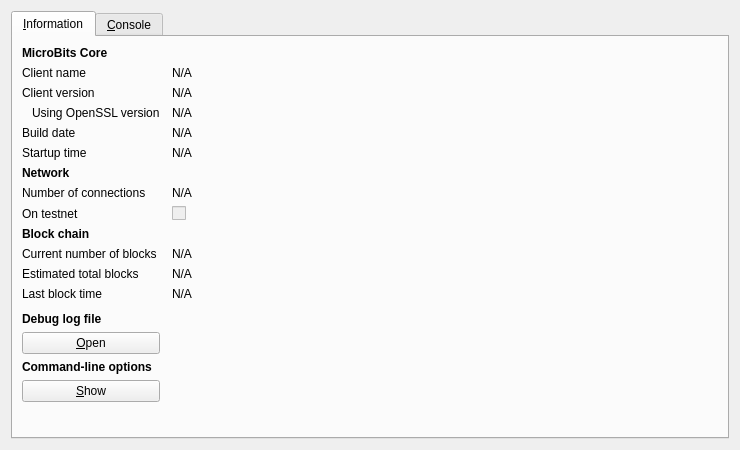
<?xml version="1.0" encoding="UTF-8"?>
<ui version="4.0">
 <class>RPCConsole</class>
 <widget class="QDialog" name="RPCConsole">
  <property name="geometry">
   <rect>
    <x>0</x>
    <y>0</y>
    <width>740</width>
    <height>450</height>
   </rect>
  </property>
  <property name="windowTitle">
   <string>MicroBits - Debug window</string>
  </property>
  <layout class="QVBoxLayout" name="verticalLayout_2">
   <item>
    <widget class="QTabWidget" name="tabWidget">
     <property name="currentIndex">
      <number>0</number>
     </property>
     <widget class="QWidget" name="tab_info">
      <attribute name="title">
       <string>&amp;Information</string>
      </attribute>
      <layout class="QGridLayout" name="gridLayout" columnstretch="0,1">
       <property name="horizontalSpacing">
        <number>12</number>
       </property>
       <item row="0" column="0">
        <widget class="QLabel" name="label_9">
         <property name="font">
          <font>
           <weight>75</weight>
           <bold>true</bold>
          </font>
         </property>
         <property name="text">
          <string>MicroBits Core</string>
         </property>
        </widget>
       </item>
       <item row="1" column="0">
        <widget class="QLabel" name="label_5">
         <property name="text">
          <string>Client name</string>
         </property>
        </widget>
       </item>
       <item row="1" column="1">
        <widget class="QLabel" name="clientName">
         <property name="cursor">
          <cursorShape>IBeamCursor</cursorShape>
         </property>
         <property name="text">
          <string>N/A</string>
         </property>
         <property name="textFormat">
          <enum>Qt::PlainText</enum>
         </property>
         <property name="textInteractionFlags">
          <set>Qt::LinksAccessibleByMouse|Qt::TextSelectableByKeyboard|Qt::TextSelectableByMouse</set>
         </property>
        </widget>
       </item>
       <item row="2" column="0">
        <widget class="QLabel" name="label_6">
         <property name="text">
          <string>Client version</string>
         </property>
        </widget>
       </item>
       <item row="2" column="1">
        <widget class="QLabel" name="clientVersion">
         <property name="cursor">
          <cursorShape>IBeamCursor</cursorShape>
         </property>
         <property name="text">
          <string>N/A</string>
         </property>
         <property name="textFormat">
          <enum>Qt::PlainText</enum>
         </property>
         <property name="textInteractionFlags">
          <set>Qt::LinksAccessibleByMouse|Qt::TextSelectableByKeyboard|Qt::TextSelectableByMouse</set>
         </property>
        </widget>
       </item>
       <item row="3" column="0">
        <widget class="QLabel" name="label_14">
         <property name="text">
          <string>Using OpenSSL version</string>
         </property>
         <property name="indent">
          <number>10</number>
         </property>
        </widget>
       </item>
       <item row="3" column="1">
        <widget class="QLabel" name="openSSLVersion">
         <property name="cursor">
          <cursorShape>IBeamCursor</cursorShape>
         </property>
         <property name="text">
          <string>N/A</string>
         </property>
         <property name="textFormat">
          <enum>Qt::PlainText</enum>
         </property>
         <property name="textInteractionFlags">
          <set>Qt::LinksAccessibleByMouse|Qt::TextSelectableByKeyboard|Qt::TextSelectableByMouse</set>
         </property>
        </widget>
       </item>
       <item row="4" column="0">
        <widget class="QLabel" name="label_12">
         <property name="text">
          <string>Build date</string>
         </property>
        </widget>
       </item>
       <item row="4" column="1">
        <widget class="QLabel" name="buildDate">
         <property name="cursor">
          <cursorShape>IBeamCursor</cursorShape>
         </property>
         <property name="text">
          <string>N/A</string>
         </property>
         <property name="textFormat">
          <enum>Qt::PlainText</enum>
         </property>
         <property name="textInteractionFlags">
          <set>Qt::LinksAccessibleByMouse|Qt::TextSelectableByKeyboard|Qt::TextSelectableByMouse</set>
         </property>
        </widget>
       </item>
       <item row="5" column="0">
        <widget class="QLabel" name="label_13">
         <property name="text">
          <string>Startup time</string>
         </property>
        </widget>
       </item>
       <item row="5" column="1">
        <widget class="QLabel" name="startupTime">
         <property name="cursor">
          <cursorShape>IBeamCursor</cursorShape>
         </property>
         <property name="text">
          <string>N/A</string>
         </property>
         <property name="textFormat">
          <enum>Qt::PlainText</enum>
         </property>
         <property name="textInteractionFlags">
          <set>Qt::LinksAccessibleByMouse|Qt::TextSelectableByKeyboard|Qt::TextSelectableByMouse</set>
         </property>
        </widget>
       </item>
       <item row="6" column="0">
        <widget class="QLabel" name="label_11">
         <property name="font">
          <font>
           <weight>75</weight>
           <bold>true</bold>
          </font>
         </property>
         <property name="text">
          <string>Network</string>
         </property>
        </widget>
       </item>
       <item row="7" column="0">
        <widget class="QLabel" name="label_7">
         <property name="text">
          <string>Number of connections</string>
         </property>
        </widget>
       </item>
       <item row="7" column="1">
        <widget class="QLabel" name="numberOfConnections">
         <property name="cursor">
          <cursorShape>IBeamCursor</cursorShape>
         </property>
         <property name="text">
          <string>N/A</string>
         </property>
         <property name="textFormat">
          <enum>Qt::PlainText</enum>
         </property>
         <property name="textInteractionFlags">
          <set>Qt::LinksAccessibleByMouse|Qt::TextSelectableByKeyboard|Qt::TextSelectableByMouse</set>
         </property>
        </widget>
       </item>
       <item row="8" column="0">
        <widget class="QLabel" name="label_8">
         <property name="text">
          <string>On testnet</string>
         </property>
        </widget>
       </item>
       <item row="8" column="1">
        <widget class="QCheckBox" name="isTestNet">
         <property name="enabled">
          <bool>false</bool>
         </property>
         <property name="text">
          <string/>
         </property>
        </widget>
       </item>
       <item row="9" column="0">
        <widget class="QLabel" name="label_10">
         <property name="font">
          <font>
           <weight>75</weight>
           <bold>true</bold>
          </font>
         </property>
         <property name="text">
          <string>Block chain</string>
         </property>
        </widget>
       </item>
       <item row="10" column="0">
        <widget class="QLabel" name="label_3">
         <property name="text">
          <string>Current number of blocks</string>
         </property>
        </widget>
       </item>
       <item row="10" column="1">
        <widget class="QLabel" name="numberOfBlocks">
         <property name="cursor">
          <cursorShape>IBeamCursor</cursorShape>
         </property>
         <property name="text">
          <string>N/A</string>
         </property>
         <property name="textFormat">
          <enum>Qt::PlainText</enum>
         </property>
         <property name="textInteractionFlags">
          <set>Qt::LinksAccessibleByMouse|Qt::TextSelectableByKeyboard|Qt::TextSelectableByMouse</set>
         </property>
        </widget>
       </item>
       <item row="11" column="0">
        <widget class="QLabel" name="label_4">
         <property name="text">
          <string>Estimated total blocks</string>
         </property>
        </widget>
       </item>
       <item row="11" column="1">
        <widget class="QLabel" name="totalBlocks">
         <property name="cursor">
          <cursorShape>IBeamCursor</cursorShape>
         </property>
         <property name="text">
          <string>N/A</string>
         </property>
         <property name="textFormat">
          <enum>Qt::PlainText</enum>
         </property>
         <property name="textInteractionFlags">
          <set>Qt::LinksAccessibleByMouse|Qt::TextSelectableByKeyboard|Qt::TextSelectableByMouse</set>
         </property>
        </widget>
       </item>
       <item row="12" column="0">
        <widget class="QLabel" name="label_2">
         <property name="text">
          <string>Last block time</string>
         </property>
        </widget>
       </item>
       <item row="12" column="1">
        <widget class="QLabel" name="lastBlockTime">
         <property name="cursor">
          <cursorShape>IBeamCursor</cursorShape>
         </property>
         <property name="text">
          <string>N/A</string>
         </property>
         <property name="textFormat">
          <enum>Qt::PlainText</enum>
         </property>
         <property name="textInteractionFlags">
          <set>Qt::LinksAccessibleByMouse|Qt::TextSelectableByKeyboard|Qt::TextSelectableByMouse</set>
         </property>
        </widget>
       </item>
       <item row="13" column="0">
        <spacer name="verticalSpacer_2">
         <property name="orientation">
          <enum>Qt::Vertical</enum>
         </property>
         <property name="sizeHint" stdset="0">
          <size>
           <width>20</width>
           <height>20</height>
          </size>
         </property>
        </spacer>
       </item>
       <item row="14" column="0">
        <widget class="QLabel" name="labelDebugLogfile">
         <property name="font">
          <font>
           <weight>75</weight>
           <bold>true</bold>
          </font>
         </property>
         <property name="text">
          <string>Debug log file</string>
         </property>
        </widget>
       </item>
       <item row="15" column="0">
        <widget class="QPushButton" name="openDebugLogfileButton">
         <property name="toolTip">
          <string>Open the MicroBits debug log file from the current data directory. This can take a few seconds for large log files.</string>
         </property>
         <property name="text">
          <string>&amp;Open</string>
         </property>
         <property name="autoDefault">
          <bool>false</bool>
         </property>
        </widget>
       </item>
       <item row="16" column="0">
        <widget class="QLabel" name="labelCLOptions">
         <property name="font">
          <font>
           <weight>75</weight>
           <bold>true</bold>
          </font>
         </property>
         <property name="text">
          <string>Command-line options</string>
         </property>
        </widget>
       </item>
       <item row="17" column="0">
        <widget class="QPushButton" name="showCLOptionsButton">
         <property name="toolTip">
          <string>Show the MicroBits-qt help message to get a list with possible MicroBits command-line options.</string>
         </property>
         <property name="text">
          <string>&amp;Show</string>
         </property>
         <property name="autoDefault">
          <bool>false</bool>
         </property>
        </widget>
       </item>
       <item row="18" column="0">
        <spacer name="verticalSpacer">
         <property name="orientation">
          <enum>Qt::Vertical</enum>
         </property>
         <property name="sizeHint" stdset="0">
          <size>
           <width>20</width>
           <height>40</height>
          </size>
         </property>
        </spacer>
       </item>
      </layout>
     </widget>
     <widget class="QWidget" name="tab_console">
      <attribute name="title">
       <string>&amp;Console</string>
      </attribute>
      <layout class="QVBoxLayout" name="verticalLayout_3">
       <property name="spacing">
        <number>3</number>
       </property>
       <item>
        <widget class="QTextEdit" name="messagesWidget">
         <property name="minimumSize">
          <size>
           <width>0</width>
           <height>100</height>
          </size>
         </property>
         <property name="readOnly">
          <bool>true</bool>
         </property>
         <property name="tabKeyNavigation" stdset="0">
          <bool>false</bool>
         </property>
         <property name="columnCount" stdset="0">
          <number>2</number>
         </property>
        </widget>
       </item>
       <item>
        <layout class="QHBoxLayout" name="horizontalLayout">
         <property name="spacing">
          <number>3</number>
         </property>
         <item>
          <widget class="QLabel" name="label">
           <property name="text">
            <string notr="true">&gt;</string>
           </property>
          </widget>
         </item>
         <item>
          <widget class="QLineEdit" name="lineEdit"/>
         </item>
         <item>
          <widget class="QPushButton" name="clearButton">
           <property name="maximumSize">
            <size>
             <width>24</width>
             <height>24</height>
            </size>
           </property>
           <property name="toolTip">
            <string>Clear console</string>
           </property>
           <property name="text">
            <string/>
           </property>
           <property name="icon">
            <iconset resource="../bitcoin.qrc">
             <normaloff>:/icons/remove</normaloff>:/icons/remove</iconset>
           </property>
           <property name="shortcut">
            <string notr="true">Ctrl+L</string>
           </property>
           <property name="autoDefault">
            <bool>false</bool>
           </property>
          </widget>
         </item>
        </layout>
       </item>
      </layout>
     </widget>
    </widget>
   </item>
  </layout>
 </widget>
 <resources>
  <include location="../bitcoin.qrc"/>
 </resources>
 <connections/>
</ui>
